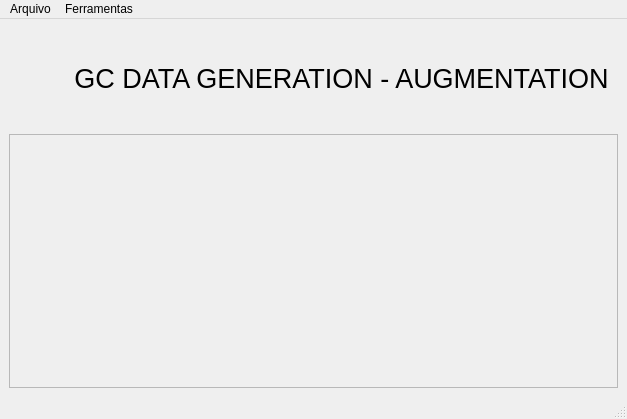
<?xml version="1.0" encoding="UTF-8"?>
<ui version="4.0">
 <class>MainWindow</class>
 <widget class="QMainWindow" name="MainWindow">
  <property name="geometry">
   <rect>
    <x>0</x>
    <y>0</y>
    <width>627</width>
    <height>419</height>
   </rect>
  </property>
  <property name="windowTitle">
   <string>AIGIS GC OBJECT DETECTION</string>
  </property>
  <widget class="QWidget" name="centralwidget">
   <layout class="QGridLayout" name="gridLayout_4">
    <item row="0" column="0">
     <widget class="QFrame" name="frame_2">
      <property name="maximumSize">
       <size>
        <width>16777215</width>
        <height>100</height>
       </size>
      </property>
      <property name="frameShape">
       <enum>QFrame::NoFrame</enum>
      </property>
      <property name="frameShadow">
       <enum>QFrame::Raised</enum>
      </property>
      <layout class="QHBoxLayout" name="horizontalLayout_2">
       <item>
        <widget class="QLabel" name="label">
         <property name="maximumSize">
          <size>
           <width>80</width>
           <height>80</height>
          </size>
         </property>
         <property name="text">
          <string/>
         </property>
         <property name="pixmap">
          <pixmap resource="../../resources.qrc">:/plugins/gctools/icons/datagen.png</pixmap>
         </property>
         <property name="scaledContents">
          <bool>true</bool>
         </property>
        </widget>
       </item>
       <item>
        <widget class="QLabel" name="label_4">
         <property name="maximumSize">
          <size>
           <width>16777215</width>
           <height>40</height>
          </size>
         </property>
         <property name="font">
          <font>
           <pointsize>20</pointsize>
          </font>
         </property>
         <property name="text">
          <string>GC DATA GENERATION - AUGMENTATION</string>
         </property>
         <property name="alignment">
          <set>Qt::AlignCenter</set>
         </property>
        </widget>
       </item>
      </layout>
     </widget>
    </item>
    <item row="1" column="0">
     <widget class="QFrame" name="frame">
      <property name="frameShape">
       <enum>QFrame::StyledPanel</enum>
      </property>
      <property name="frameShadow">
       <enum>QFrame::Raised</enum>
      </property>
     </widget>
    </item>
   </layout>
  </widget>
  <widget class="QMenuBar" name="menubar">
   <property name="geometry">
    <rect>
     <x>0</x>
     <y>0</y>
     <width>627</width>
     <height>21</height>
    </rect>
   </property>
   <widget class="QMenu" name="menuArquivo">
    <property name="title">
     <string>Arquivo</string>
    </property>
   </widget>
   <widget class="QMenu" name="menuFerramenta">
    <property name="title">
     <string>Ferramentas</string>
    </property>
   </widget>
   <addaction name="menuArquivo"/>
   <addaction name="menuFerramenta"/>
  </widget>
  <widget class="QStatusBar" name="statusbar"/>
  <action name="actionSalvar">
   <property name="text">
    <string>Criar Projeto</string>
   </property>
  </action>
  <action name="actionAbrir">
   <property name="text">
    <string>Abrir Projeto</string>
   </property>
  </action>
  <action name="actionBoxes">
   <property name="text">
    <string>Gerar Extensão das imagens</string>
   </property>
  </action>
 </widget>
 <connections/>
</ui>
